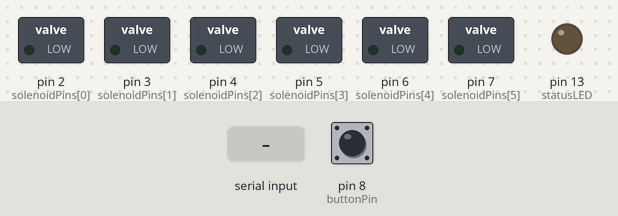
Recording of a sketch running on a simulated Arduino Uno, built with avr-gcc and run on an emulated ATmega328P. Shown: switched loads named in the sketch (green lamp = pin HIGH), output pins drawn as LEDs (lit = HIGH). Inputs (shaded band) come from the test bench; at power-on: pin 8 (buttonPin) HIGH. What the sketch prints to the serial monitor is not drawn.

Above: at 16.8 s.
16.9 s: "test\n" received over Serial
At 17.8 s:
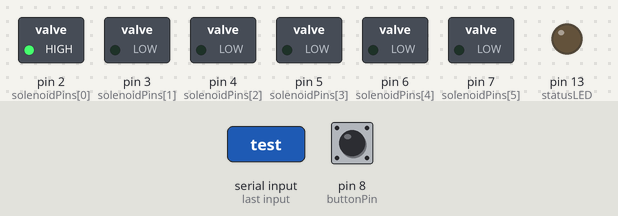
At 28.2 s:
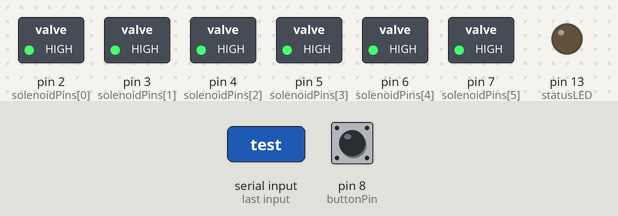
Timing chart, 0 to 37.4 s (numbered marks = the images above; inputs shaded):
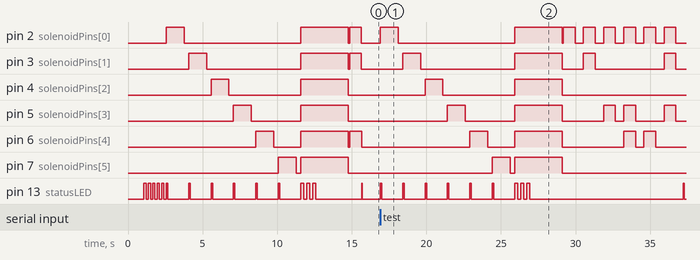

The sketch:

uno_r3_braille_display.ino
```cpp
const int solenoidPins[6] = {2, 3, 4, 5, 6, 7};
const int buttonPin = 8;
const int statusLED = 13;


int braille[26][6] = {
  {1,0,0,0,0,0},
  {1,1,0,0,0,0},
  {1,0,0,1,0,0},
  {1,0,0,1,1,0},
  {1,0,0,0,1,0},
  {1,1,0,1,0,0},
  {1,1,0,1,1,0},
  {1,1,0,0,1,0},
  {0,1,0,1,0,0},
  {0,1,0,1,1,0},
  {1,0,1,0,0,0},
  {1,1,1,0,0,0},
  {1,0,1,1,0,0},
  {1,0,1,1,1,0},
  {1,0,1,0,1,0},
  {1,1,1,1,0,0},
  {1,1,1,1,1,0},
  {1,1,1,0,1,0},
  {0,1,1,1,0,0},
  {0,1,1,1,1,0},
  {1,0,1,0,0,1},
  {1,1,1,0,0,1},
  {0,1,0,1,1,1},
  {1,0,1,1,0,1},
  {1,0,1,1,1,1},
  {1,0,1,0,1,1},
};


char alphabet[] = "abcdefghijklmnopqrstuvwxyz";


String currentWord = "hello";
int currentLetterIndex = 0;
bool buttonPressed = false;
unsigned long lastButtonPress = 0;
const unsigned long debounceDelay = 200;
bool demoMode = true;


void setStatusLED(bool state) {
  digitalWrite(statusLED, state);
}


void blinkStatusLED(int times, int delayMs = 200) {
  for (int i = 0; i < times; i++) {
    setStatusLED(true);
    delay(delayMs);
    setStatusLED(false);
    delay(delayMs);
  }
}


void updateSolenoids(int pattern[6]) {
  Serial.print(">> Displaying pattern: ");


  for (int i = 0; i < 6; i++) {
    digitalWrite(solenoidPins[i], LOW);
  }
  delay(50);


  for (int i = 0; i < 6; i++) {
    if (pattern[i] == 1) {
      digitalWrite(solenoidPins[i], HIGH);
      Serial.print("●");
    } else {
      Serial.print("○");
    }
  }
  Serial.println();


  delay(800);


  for (int i = 0; i < 6; i++) {
    digitalWrite(solenoidPins[i], LOW);
  }

  Serial.println(">> All solenoids retracted");
}


void displayCharacter(char letter) {

  if (letter >= 'A' && letter <= 'Z') {
    letter = letter + 32;
  }


  int index = -1;
  for (int j = 0; j < 26; j++) {
    if (letter == alphabet[j]) {
      index = j;
      break;
    }
  }

  if (index == -1) {
    Serial.print("Character '");
    Serial.print(letter);
    Serial.println("' not found in braille alphabet");
    return;
  }


  Serial.print(">> Displaying letter: ");
  Serial.print(letter);
  Serial.print(" (dots: ");
  for (int i = 0; i < 6; i++) {
    if (braille[index][i] == 1) {
      Serial.print(i + 1);
      Serial.print(" ");
    }
  }
  Serial.println(")");


  updateSolenoids(braille[index]);
}


void displayWord(String word) {
  Serial.print(">> Displaying word: ");
  Serial.println(word);

  for (int i = 0; i < word.length(); i++) {
    char letter = word[i];
    if (letter == ' ') {
      Serial.println(">> Space - pausing");
      delay(1000);
    } else if (letter >= 'a' && letter <= 'z') {
      displayCharacter(letter);
      delay(500);
    } else if (letter >= 'A' && letter <= 'Z') {
      displayCharacter(letter);
      delay(500);
    } else {
      Serial.print(">> Skipping non-alphabetic character: ");
      Serial.println(letter);
    }
  }
  Serial.println(">> Word complete");
}


void displayPattern(int patternNumber) {
  if (patternNumber < 0 || patternNumber > 63) {
    Serial.println("Pattern must be 0-63");
    return;
  }

  Serial.print(">> Displaying raw pattern: ");
  Serial.print(patternNumber);
  Serial.print(" (binary: ");
  Serial.print(patternNumber, BIN);
  Serial.println(")");


  int pattern[6];
  for (int i = 0; i < 6; i++) {
    pattern[i] = (patternNumber >> i) & 1;
  }

  updateSolenoids(pattern);
}


void testAllSolenoids() {
  Serial.println("=== TESTING ALL SOLENOIDS ===");
  Serial.println("Each solenoid will PUSH DOWN for 1 second");

  for (int i = 0; i < 6; i++) {
    Serial.print("Testing Solenoid ");
    Serial.print(i + 1);
    Serial.print(" (Dot ");
    Serial.print(i + 1);
    Serial.println(") - should PUSH DOWN");

    digitalWrite(solenoidPins[i], HIGH);
    blinkStatusLED(1, 100);
    delay(1000);

    digitalWrite(solenoidPins[i], LOW);
    Serial.println("Solenoid retracted UP");
    delay(300);
  }

  Serial.println("=== TESTING ALL SOLENOIDS TOGETHER ===");
  Serial.println("All solenoids pushing DOWN simultaneously");
  for (int i = 0; i < 6; i++) {
    digitalWrite(solenoidPins[i], HIGH);
  }
  blinkStatusLED(3, 200);
  delay(2000);

  for (int i = 0; i < 6; i++) {
    digitalWrite(solenoidPins[i], LOW);
  }
  Serial.println("All solenoids retracted UP");
  Serial.println("=== SOLENOID TEST COMPLETE ===");
}


void processSerialCommand(String command) {
  command.trim();
  command.toLowerCase();

  if (command.startsWith("char:")) {

    if (command.length() >= 6) {
      char letter = command.charAt(5);
      displayCharacter(letter);
      demoMode = false;
    } else {
      Serial.println("Usage: char:a (where 'a' is the letter)");
    }
  }
  else if (command.startsWith("word:")) {

    if (command.length() > 5) {
      String word = command.substring(5);
      displayWord(word);
      demoMode = false;
    } else {
      Serial.println("Usage: word:hello (where 'hello' is the word)");
    }
  }
  else if (command.startsWith("pattern:")) {

    if (command.length() > 8) {
      int pattern = command.substring(8).toInt();
      displayPattern(pattern);
      demoMode = false;
    } else {
      Serial.println("Usage: pattern:3 (where 3 is 0-63)");
    }
  }
  else if (command == "test") {

    testAllSolenoids();
    Serial.println("Testing alphabet...");
    displayWord("abcdef");
    demoMode = false;
  }
  else if (command == "demo") {

    demoMode = true;
    currentLetterIndex = 0;
    Serial.println("Demo mode enabled - press button to cycle through letters");
  }
  else if (command == "help") {

    Serial.println("=== BRAILLE DISPLAY COMMANDS ===");
    Serial.println("char:a        → Display letter 'a'");
    Serial.println("word:hello    → Display word 'hello'");
    Serial.println("pattern:3     → Display pattern 3 (0-63)");
    Serial.println("test          → Run test sequence");
    Serial.println("demo          → Enable button demo mode");
    Serial.println("help          → Show this help");
    Serial.println("");
    Serial.println("Examples:");
    Serial.println("  char:h      → Shows letter 'h'");
    Serial.println("  word:cat    → Shows word 'cat'");
    Serial.println("  pattern:7   → Shows dots 1,2,3 (binary 111)");
  }
  else if (command.length() > 0) {
    Serial.print("Unknown command: ");
    Serial.println(command);
    Serial.println("Type 'help' for available commands");
  }
}

void setup() {
  Serial.begin(115200);
  delay(1000);

  Serial.println("╔══════════════════════════════════════╗");
  Serial.println("║    ARDUINO UNO R3 BRAILLE DISPLAY   ║");
  Serial.println("║       Web App Integration            ║");
  Serial.println("╚══════════════════════════════════════╝");
  Serial.println("");


  for (int i = 0; i < 6; i++) {
    pinMode(solenoidPins[i], OUTPUT);
    digitalWrite(solenoidPins[i], LOW);
  }


  pinMode(buttonPin, INPUT_PULLUP);
  pinMode(statusLED, OUTPUT);
  setStatusLED(false);

  Serial.println("🔧 Hardware Configuration:");
  Serial.println("   - Pins 2-7: MOSFET gate control (solenoids 1-6)");
  Serial.println("   - Pin 8: Push button (with internal pullup)");
  Serial.println("   - Pin 13: Status LED (built-in)");
  Serial.println("   - 12V external power for solenoids");
  Serial.println("   - MOSFETs drive solenoids via 12V supply");
  Serial.println("");

  Serial.println("🎯 Expected Solenoid Behavior:");
  Serial.println("   - HIGH signal: MOSFET on → Solenoid PUSHES DOWN");
  Serial.println("   - LOW signal: MOSFET off → Solenoid RETRACTS UP");
  Serial.println("");


  Serial.println("🚀 Starting up...");
  blinkStatusLED(5, 150);


  testAllSolenoids();


  Serial.println("🎉 READY FOR BRAILLE DISPLAY!");
  Serial.println("");
  Serial.println("💻 Web App Integration:");
  Serial.println("   - Send commands via Serial Monitor");
  Serial.println("   - Compatible with BrailleLearn web app");
  Serial.println("   - Type 'help' for available commands");
  Serial.println("");
  Serial.println("🔘 Demo Mode:");
  Serial.println("   - Press button to cycle through letters in 'hello'");
  Serial.println("   - Send any command to exit demo mode");
  Serial.println("");


  if (currentWord.length() > 0) {
    displayCharacter(currentWord[0]);
  }

  setStatusLED(true);
}

void loop() {

  if (Serial.available()) {
    String command = Serial.readStringUntil('\n');
    processSerialCommand(command);
  }


  if (demoMode) {
    bool currentButtonState = digitalRead(buttonPin) == LOW;

    if (currentButtonState && !buttonPressed &&
        (millis() - lastButtonPress > debounceDelay)) {

      buttonPressed = true;
      lastButtonPress = millis();


      currentLetterIndex++;
      if (currentLetterIndex >= currentWord.length()) {
        currentLetterIndex = 0;
        Serial.println("=== DEMO WORD COMPLETE - RESTARTING ===");
      }


      char currentChar = currentWord[currentLetterIndex];
      Serial.print("🔘 Button pressed! Next letter: ");
      displayCharacter(currentChar);


      setStatusLED(false);
      delay(100);
      setStatusLED(true);
    }


    if (!currentButtonState && buttonPressed) {
      buttonPressed = false;
    }
  }


  static unsigned long lastHeartbeat = 0;
  if (millis() - lastHeartbeat > 5000) {
    blinkStatusLED(1, 50);
    lastHeartbeat = millis();

    if (demoMode) {
      Serial.println("💡 Demo mode active - press button or send command");
    } else {
      Serial.println("💡 Ready for commands - type 'help' for options");
    }
  }

  delay(50);
}
```

Measured:
- after the input at 16.9 s, pin 2 (solenoidPins[0]): goes HIGH 1.2 s, LOW 7.8 s, HIGH 3.2 s, LOW 0.06 s, 5 × (HIGH 0.80 s, LOW 0.55 s), HIGH 0.80 s, then LOW, starting at once; pin 3 (solenoidPins[1]): LOW → HIGH after 1.5 s, → LOW 1.2 s later, → HIGH 6.3 s later, → LOW 3.2 s later, … (8 changes in this stretch)
